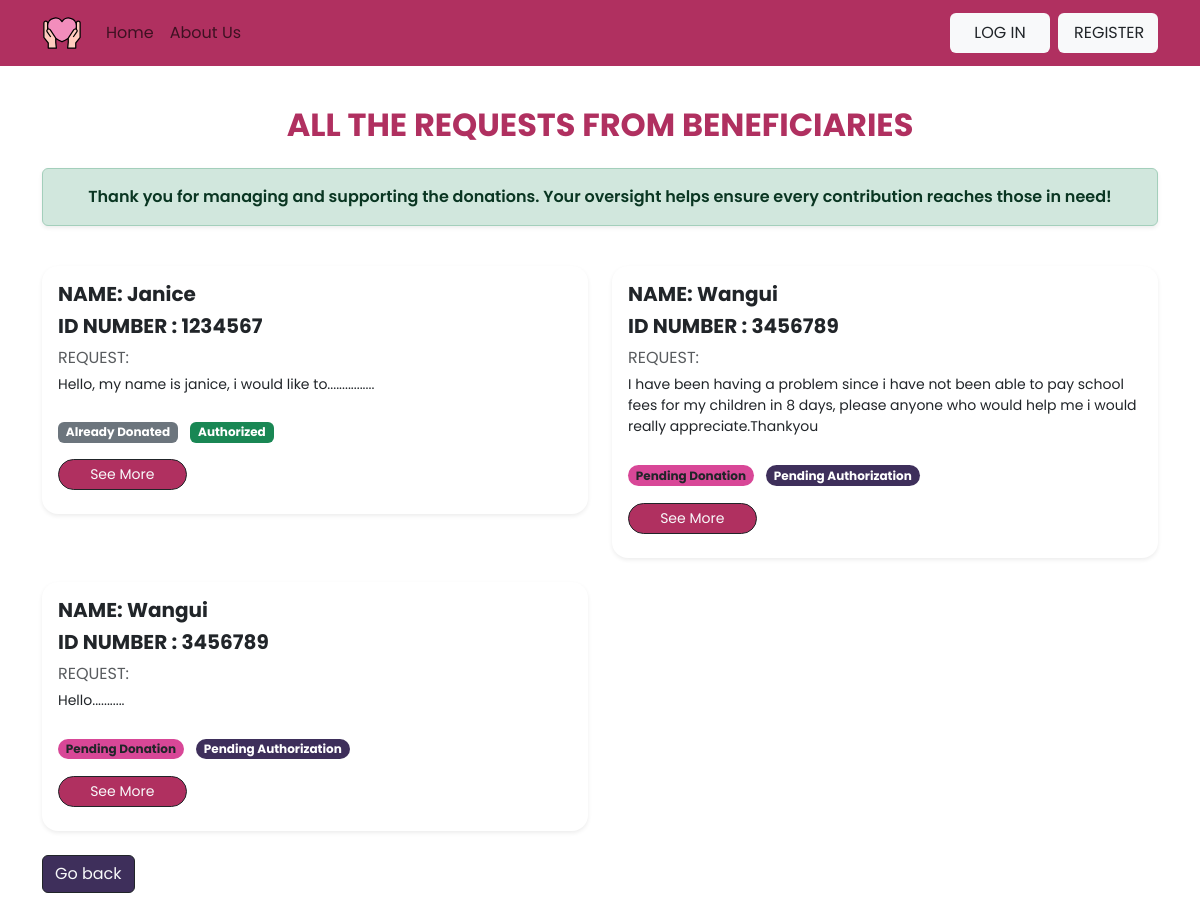
/NGO/viewRequests, run on an earlier commit of the app's database.
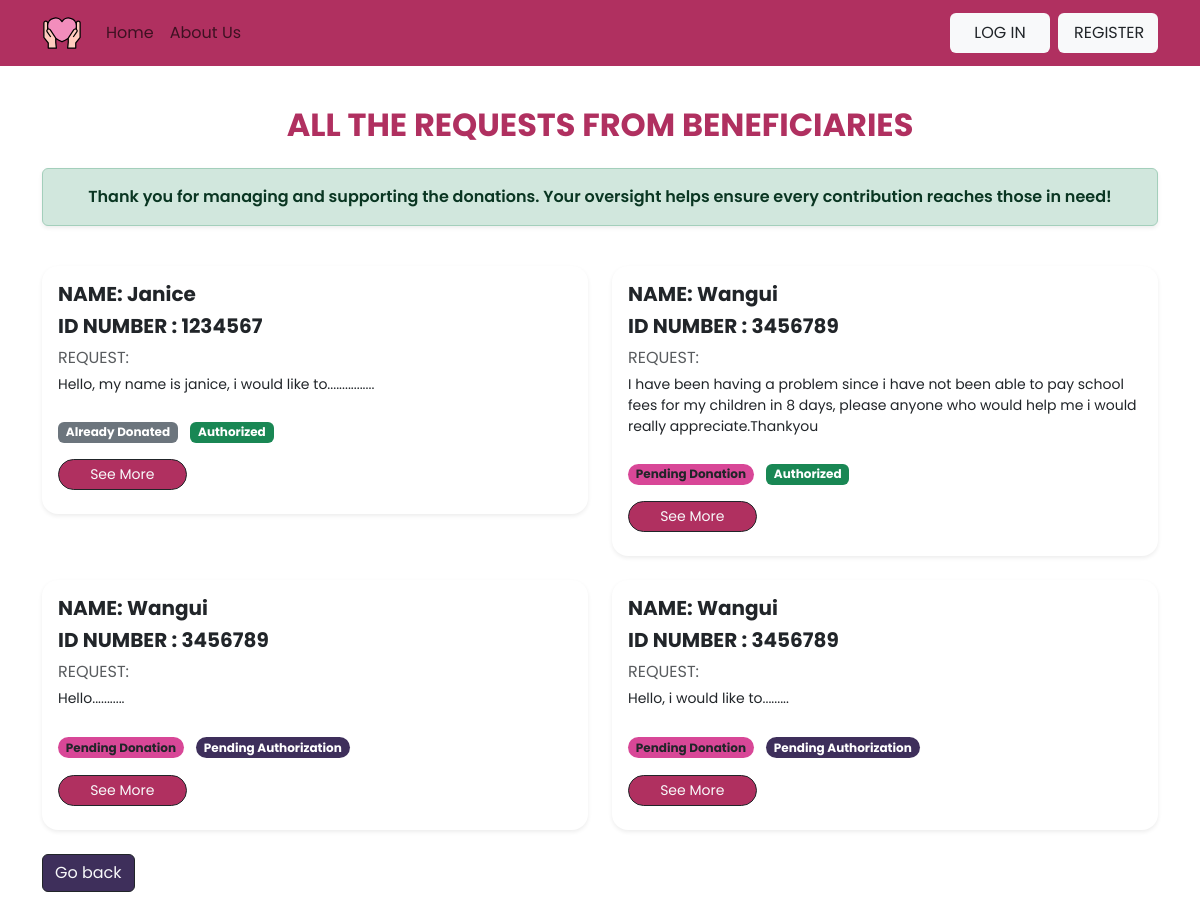
And on a later commit of the database.
### beneficiary/models.py (models this page shows, shortened)
class Appeal(models.Model):
    STATUS_CHOICES = [
        ('pending', 'Pending'),
        ('donated', 'Donated'),
        ('authorized', 'Authorized'),
    ]
    user = models.ForeignKey(User, on_delete=models.CASCADE)
    idNumber = models.IntegerField()
    PhoneNumber = models.IntegerField()
    request = models.CharField(max_length=1000)
    status = models.CharField(max_length=20, choices=STATUS_CHOICES, default='pending')
    created_at = models.DateField(auto_now_add=True)
    updated_at = models.DateField(auto_now=True)
    is_authorized = models.BooleanField(default=False)

### NGO/views.py (the view)
# urls.py: path('viewRequests' , views.viewRequests , name = 'DonorviewRequests'),
def viewRequests(request):
    appeals = Appeal.objects.filter(user__profile__role='beneficiary')
    donations = Donation.objects.select_related('appeal', 'user').all()
    context = {'appeals': appeals , 'donations': donations}
    return render(request, 'NGO/requests.html', context)

### NGO/templates/NGO/requests.html
{% extends 'NGO/main.html'%}
{% block content %}
<div class="container mt-4 mb-3 pt-3">
    <h2 class="fw-bold mb-4 text-center textpink ">
        ALL THE REQUESTS FROM BENEFICIARIES
    </h2>
    <div class="alert alert-success text-center fw-semibold shadow-sm">
        Thank you for managing and supporting the donations.
        Your oversight helps ensure every contribution reaches those in need!
    </div>
    <div class="row g-4 mt-3 ">
        {% for appeal in appeals %}
        <div class="col-md-6">
            <div class="card shadow-sm border-0 p-3" style="border-radius: 16px;">
                <h5 class="fw-bold">NAME: {{ appeal.user.username }}</h5>
                <h5 class="fw-bold">ID NUMBER : {{ appeal.idNumber }}</h5>
                <p class="text-muted mb-1">REQUEST:</p>
                <p class="small">{{ appeal.request }}</p>
                <div class="mt-2">
                    {% if appeal.status == 'donated' %}
                        <span class="badge bg-secondary">Already Donated</span>
                    {% else %}
                        <span class="badge bgplum text-dark rounded-pill">Pending Donation</span>
                    {% endif %}
                    {% if appeal.is_authorized %}
                        <span class="badge bg-success ms-2">Authorized</span>
                    {% else %}
                        <span class="badge bgpurple  rounded-pill mt-1 d-inline-block ms-2">Pending Authorization</span>
                    {% endif %}
                </div>
                <a href="{% url 'NGOviewOneRequest' appeal.id %}"
   class="btn btn-sm btn-outline-dark bgpink text-light rounded-pill mb-2 mt-3 w-40 px-3 col-md-3">
    See More
</a>
            </div>
        </div>
        {% empty %}
            <div class="alert alert-info text-center fw-semibold shadow-sm">
                No donations have been made yet — but your support will help guide future donations.
            </div>
        {% endfor %}
    </div>
    <div class="text-center mt-4 d-flex align-items-end">
        <a href="{% url 'NGOuserHome' %}" class="btn btn-outline-dark bgpurple text-light">Go back</a>
    </div>
</div>
{% endblock %}

What changed in the data, as far as the page shows it:
changed Appeal (number 2 of 4 on the later page): is_authorized "Pending Authorization" → "Authorized"
added Appeal: user.username "Wangui", idNumber "3456789", request "Hello, i would like to.........", status "Pending Donation", is_authorized "Pending Authorization"
